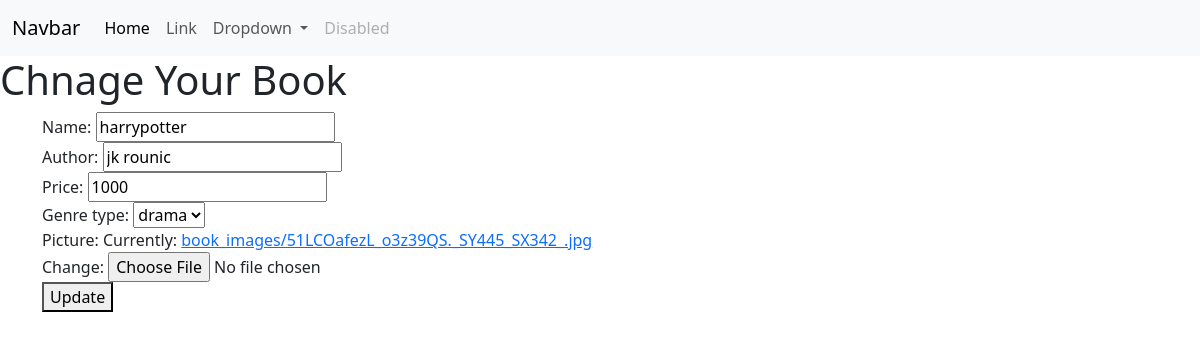
The page /book/3/change/ on the database its author committed.
### store/models.py (models this page shows, shortened)
class Book(models.Model):
    name=models.CharField(max_length=200)
    author=models.CharField(max_length=200)
    price=models.PositiveIntegerField()
    genre_options=(
        ("love","love"),
        ("horror","horror"),
        ("drama","drama"),
    )
    genre_type=models.CharField(max_length=200,choices=genre_options,default="love")
    picture=models.ImageField(upload_to="book_images",null=True)

### store/views.py (the view, shortened to what this page needs)
# urls.py: path("book/<int:pk>/change/",views.BookUpdateView.as_view(),name="book-update")
class BookUpdateView(View):
    template_name="book_update.html"
    form_class=BookUpdateForm
    def get(self,request,*args,**kwargs):
        id=kwargs.get("pk")
        book_object=Book.objects.get(id=id)
        form_instance=self.form_class(instance=book_object)
        return render(request,self.template_name,{"form":form_instance})

### store/forms.py
class BookUpdateForm(forms.ModelForm):
    class Meta:
        model=Book
        fields="__all__"

### store/templates/book_update.html (shortened to what this page needs)
{%extends 'base.html'%}
{%block main_block%}
<h1>Chnage Your Book</h1>
<div class="container ">
    <form action=""method=post enctype="multipart/form-data">
        {{form}}
        <button type="submit">Update</button>
    </form>
</div>
{%endblock%}

### rows shown on the page
Book: name "harrypotter", author "jk rounic", price "1000", genre_type "drama"
